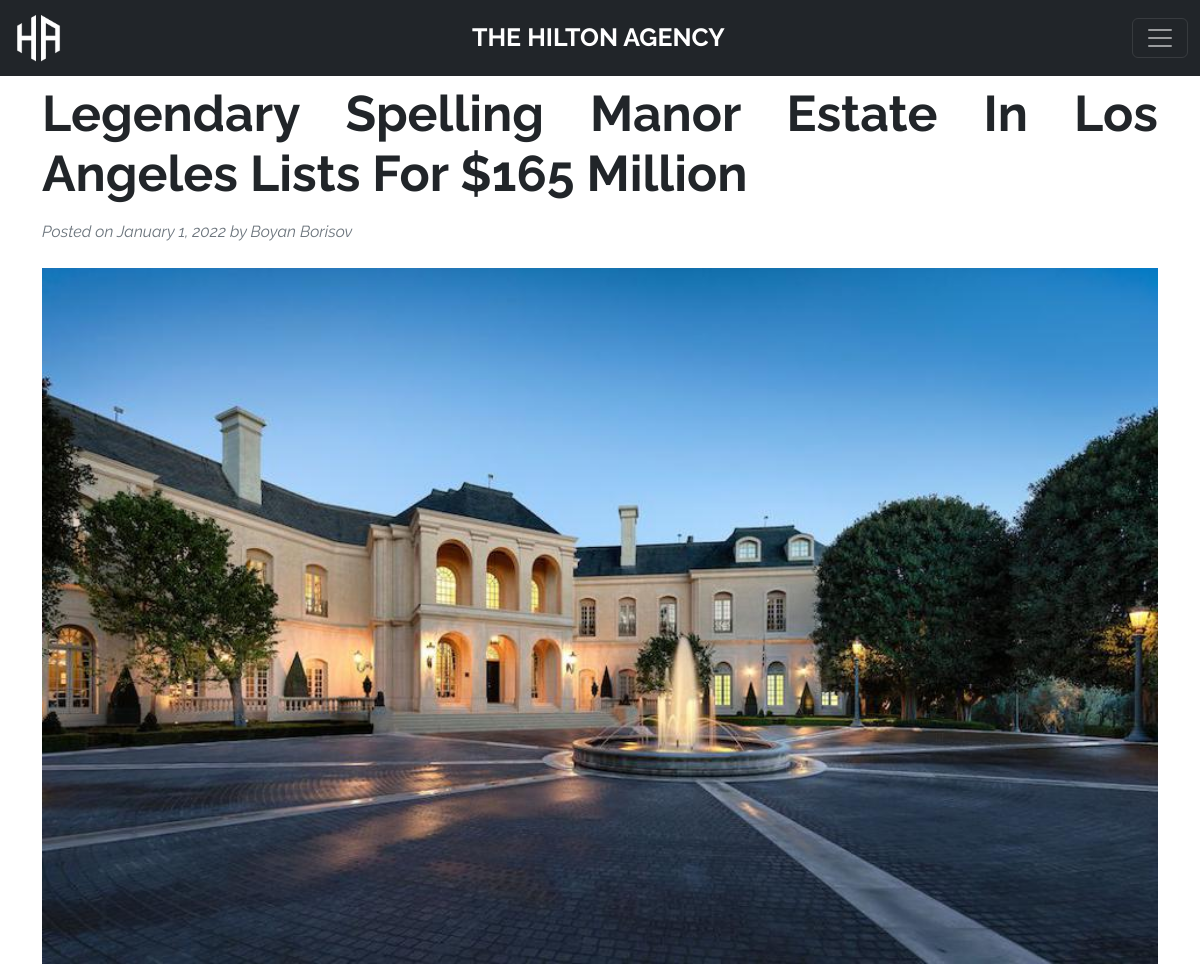
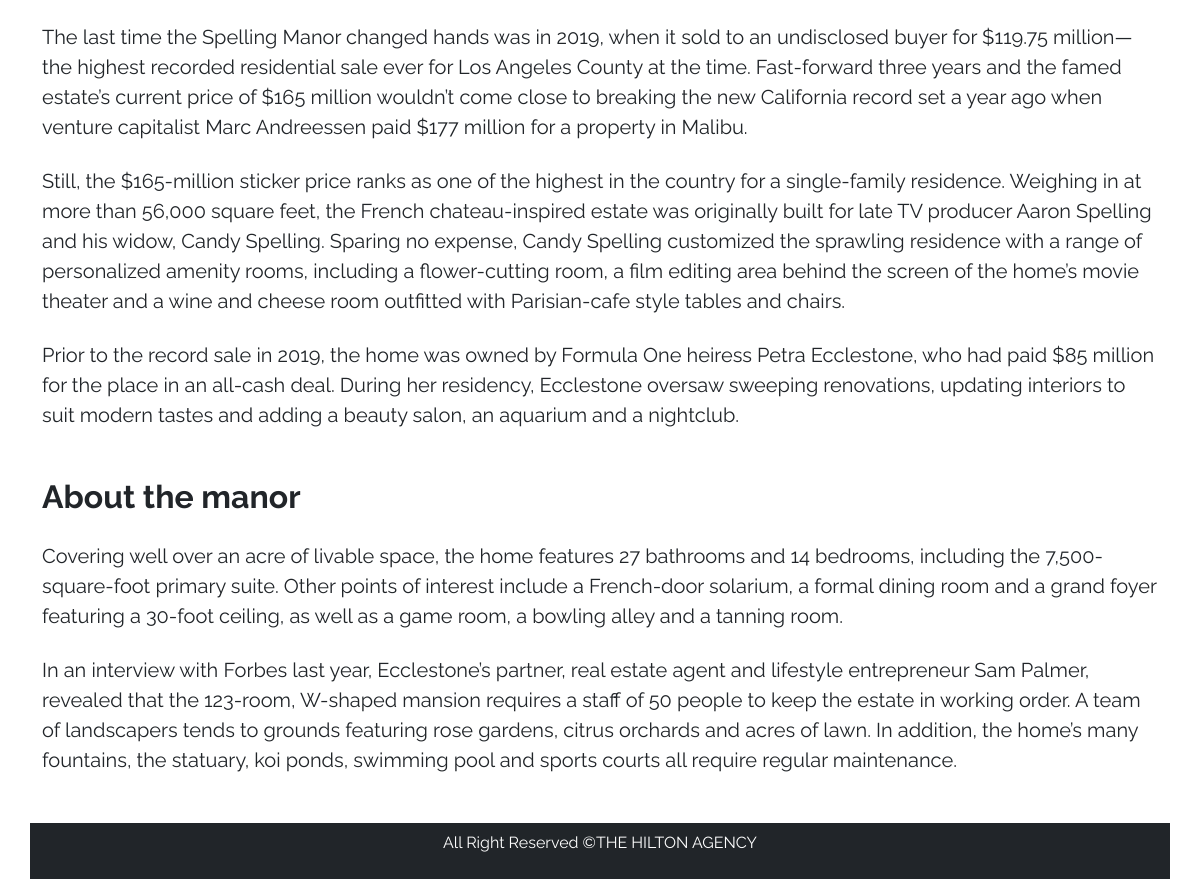
Screenshot of /blog-read-more.php?id=1 with the database file from the repository (2 pictures, top to bottom).
### tables this page shows
CREATE TABLE `blog_article` (
  `id` int(11) NOT NULL,
  `image` varchar(255) DEFAULT NULL,
  `title` varchar(255) DEFAULT NULL,
  `date` varchar(255) DEFAULT NULL,
  `description` longtext DEFAULT NULL
);

### blog-read-more.php (the view, shortened to what this page needs)
<!DOCTYPE html>
<html lang="en">
<head>
	<link href="https://cdn.jsdelivr.net/npm/bootstrap@5.2.0-beta1/dist/css/bootstrap.min.css" rel="stylesheet">
  <link rel="stylesheet" href="css/blog_article1.css?<?php echo time();?>">
</head>
<body>
  <?php include('navigation.php'); ?>
  <div class="container mt-4">
    <div class="row">
    <?php
      $blogID = $_GET['id'];
      $servername = "localhost";
      $username = "root";
      $password = "";
      $dbname = "hiltonagency";
      $conn = new mysqli($servername, $username, $password, $dbname);
      $sql = "SELECT * FROM blog_article WHERE id=$blogID";
      $result = $conn->query($sql);
      if ($result->num_rows > 0) {
        while($row = $result->fetch_assoc()) {
            echo '<div class="col-lg-12">
                    <article>
                    <header class="mb-4">
                      <h1 class="fw-bolder mb-3 ">'. $row['title'].'</h1>
                      <div class="text-muted fst-italic mb-2 ">'.$row['date'].'</div>
                    </header>
                    <figure class="mb-4"><img src="'. $row['image'].'" class="img-fluid w-100" /></figure>
                      <section class="mb-5">
                        <p class="fs-5 mb-4">'. $row['description'].'</p>
                      </section>
                    </article>
                  </div>';
        }
      } else {
        echo "0 results";
      }
    ?>
  <footer class="bg-dark p-2 text-center">
      <div class="container">
          <p class="text-white">All Right Reserved &copy;THE HILTON AGENCY</p>
      </div>
  </footer>
</body>
</html>

### css/blog_article1.css (style rules this page uses)
* { font-family: 'Raleway', sans-serif; }
body { background: white; }
body { top: 0px !important; }
h1 { margin-top: 60px; font-size: 50px; text-align: justify; }

### rows the page displays
blog_article: title "Legendary Spelling Manor Estate In Los Angeles Lists For $165 Million", date "Posted on January 1, 2022 by Boyan Borisov", description "The last time the Spelling Manor changed hands was in 2019, when it sold to an undisclosed buyer for $119.75 million—the highest recorded residential sale ever for Los Angeles County at the time. Fast-forward three years and the famed estate’s current price of $165 million wouldn’t come close to breaking the new California record set a year ago when venture capitalist Marc Andreessen paid $177 million for a property in Malibu. Still, the $165-million sticker price ranks as one of the highest in the country for a single-family residence. Weighing in at more than 56,000 square feet, the French chateau-inspired estate was originally built for late TV producer Aaron Spelling and his widow,…"
